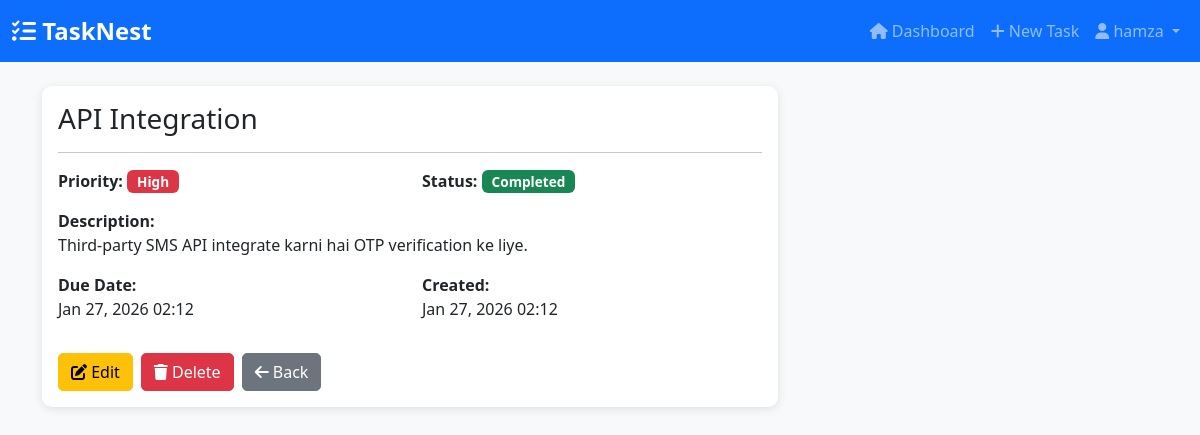
Screenshot of /task/5/ (signed in) with the database file from the repository.
### tasks/models.py (models this page shows, shortened)
class Task(models.Model):
    PRIORITY_CHOICES = [
        ('low', 'Low'),
        ('medium', 'Medium'),
        ('high', 'High'),
    ]
    STATUS_CHOICES = [
        ('pending', 'Pending'),
        ('in_progress', 'In Progress'),
        ('completed', 'Completed'),
    ]
    user = models.ForeignKey(User, on_delete=models.CASCADE, related_name='tasks')
    title = models.CharField(max_length=200)
    description = models.TextField(blank=True)
    priority = models.CharField(max_length=10, choices=PRIORITY_CHOICES, default='medium')
    status = models.CharField(max_length=15, choices=STATUS_CHOICES, default='pending')
    due_date = models.DateTimeField(null=True, blank=True)
    created_at = models.DateTimeField(auto_now_add=True)
    updated_at = models.DateTimeField(auto_now=True)
    completed_at = models.DateTimeField(null=True, blank=True)
    class Meta:
        ordering = ['-created_at']

### tasks/views.py (the view)
# urls.py: path('task/<int:pk>/', views.task_detail_view, name='task_detail'),
@login_required
def task_detail_view(request, pk):
    task = get_object_or_404(Task, pk=pk, user=request.user)
    return render(request, 'tasks/task_detail.html', {'task': task})

### tasks/templates/tasks/task_detail.html (shortened to what this page needs)
{% extends 'tasks/base.html' %}
{% block content %}
<div class="row">
    <div class="col-md-8">
        <div class="card">
            <div class="card-body">
                <h3 class="card-title">{{ task.title }}</h3>
                <hr>
                <div class="row mb-3">
                    <div class="col-md-6">
                        <strong>Priority:</strong>
                        {% if task.priority == 'high' %}
                        <span class="badge bg-danger">High</span>
                        {% elif task.priority == 'medium' %}
                        <span class="badge bg-warning">Medium</span>
                        {% else %}
                        <span class="badge bg-info">Low</span>
                        {% endif %}
                    </div>
                    <div class="col-md-6">
                        <strong>Status:</strong>
                        {% if task.status == 'completed' %}
                        <span class="badge bg-success">Completed</span>
                        {% elif task.status == 'in_progress' %}
                        <span class="badge bg-primary">In Progress</span>
                        {% else %}
                        <span class="badge bg-secondary">Pending</span>
                        {% endif %}
                    </div>
                </div>
                <div class="mb-3">
                    <strong>Description:</strong>
                    <p>{{ task.description|default:"No description provided" }}</p>
                </div>
                <div class="row mb-3">
                    <div class="col-md-6">
                        <strong>Due Date:</strong>
                        <p>{{ task.due_date|date:"M d, Y H:i"|default:"Not set" }}</p>
                    </div>
                    <div class="col-md-6">
                        <strong>Created:</strong>
                        <p>{{ task.created_at|date:"M d, Y H:i" }}</p>
                    </div>
                </div>
                {% if delete_mode %}
                <div class="alert alert-danger">
                    <h5>Confirm Deletion</h5>
                    <p>Are you sure you want to delete this task? This action cannot be undone.</p>
                    <form method="post" class="d-inline">
                        {% csrf_token %}
                        <button type="submit" class="btn btn-danger">
                            <i class="fas fa-trash"></i> Yes, Delete
                        </button>
                        <a href="{% url 'tasks:dashboard' %}" class="btn btn-secondary">Cancel</a>
                    </form>
                </div>
                {% else %}
                <div class="d-flex gap-2">
                    <a href="{% url 'tasks:task_update' task.pk %}" class="btn btn-warning">
                        <i class="fas fa-edit"></i> Edit
                    </a>
                    <a href="{% url 'tasks:task_delete' task.pk %}" class="btn btn-danger">
                        <i class="fas fa-trash"></i> Delete
                    </a>
                    <a href="{% url 'tasks:dashboard' %}" class="btn btn-secondary">
                        <i class="fas fa-arrow-left"></i> Back
                    </a>
                </div>
                {% endif %}
            </div>
        </div>
    </div>
</div>
{% endblock %}

### tasks/templates/tasks/base.html (shortened to what this page needs)
<!DOCTYPE html>
<html lang="en">
<head>
    <link href="https://cdn.jsdelivr.net/npm/bootstrap@5.3.0/dist/css/bootstrap.min.css" rel="stylesheet">
    <link rel="stylesheet" href="https://cdnjs.cloudflare.com/ajax/libs/font-awesome/6.4.0/css/all.min.css">
    {% load static %}
    <link rel="stylesheet" href="{% static 'tasks/css/style.css' %}">
</head>
<body>
    {% if user.is_authenticated %}
    <nav class="navbar navbar-expand-lg navbar-dark bg-primary">
        <div class="container-fluid">
            <a class="navbar-brand" href="{% url 'tasks:dashboard' %}">
                <i class="fas fa-tasks"></i> TaskNest
            </a>
            <div class="collapse navbar-collapse" id="navbarNav">
                <ul class="navbar-nav ms-auto">
                    <li class="nav-item">
                        <a class="nav-link" href="{% url 'tasks:dashboard' %}">
                            <i class="fas fa-home"></i> Dashboard
                        </a>
                    </li>
                    <li class="nav-item">
                        <a class="nav-link" href="{% url 'tasks:task_create' %}">
                            <i class="fas fa-plus"></i> New Task
                        </a>
                    </li>
                    <li class="nav-item dropdown">
                        <a class="nav-link dropdown-toggle" href="#" id="navbarDropdown" role="button" data-bs-toggle="dropdown">
                            <i class="fas fa-user"></i> {{ user.username }}
                        </a>
                    </li>
                </ul>
            </div>
        </div>
    </nav>
    {% endif %}
    <main class="container mt-4">
        {% block content %}{% endblock %}
    </main>
</body>
</html>

### tasks/static/tasks/css/style.css (style rules this page uses)
body { background-color: #f8f9fa; font-family: 'Segoe UI', Tahoma, Geneva, Verdana, sans-serif; }
.navbar-brand { font-weight: bold; font-size: 1.5rem; }
.card { border: none; border-radius: 10px; box-shadow: 0 2px 10px rgba(0,0,0,0.1); }
.btn { border-radius: 5px; }
.badge { padding: 5px 10px; font-size: 0.85rem; }

### rows the page displays
Task: title "API Integration", description "Third-party SMS API integrate karni hai OTP verification ke liye.", due_date "Jan 27, 2026 02:12", created_at "Jan 27, 2026 02:12"

### other values shown
{{ user.username }} "hamza"
